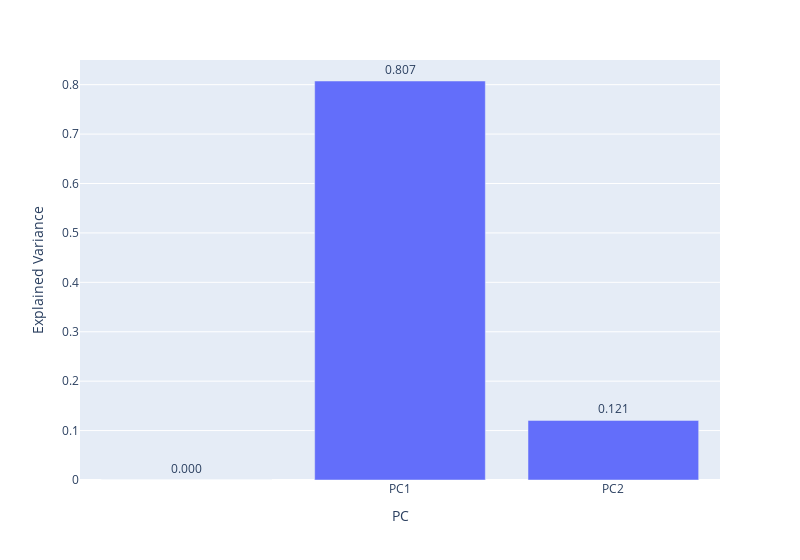

The code cell stored with this chart in its notebook:
### Code cell
fig.update_traces(texttemplate='%{text:.3f}', textposition='outside') # limit decimal cases and text outside the bar
fig.show() #explained variance

### Figure 1 — Plotly figure (JSON) as saved in the notebook; plotly's stock layout.template omitted (floating-point values rounded to 4 significant figures)
{"data": [{"alignmentgroup": "True", "hovertemplate": "PC=%{x}<br>Explained Variance=%{text}<extra></extra>", "legendgroup": "", "marker": {"color": "#636efa", "pattern": {"shape": ""}}, "name": "", "offsetgroup": "", "orientation": "v", "showlegend": false, "text": [0, 0.8074, 0.1206], "textposition": "outside", "texttemplate": "%{text:.3f}", "type": "bar", "x": ["", "PC1", "PC2"], "xaxis": "x", "y": [0, 0.8074, 0.1206], "yaxis": "y"}], "layout": {"barmode": "relative", "legend": {"tracegroupgap": 0}, "margin": {"t": 60}, "width": 800, "xaxis": {"anchor": "y", "domain": [0, 1], "title": {"text": "PC"}}, "yaxis": {"anchor": "x", "domain": [0, 1], "title": {"text": "Explained Variance"}}}}
